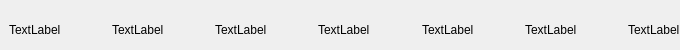
<?xml version="1.0" encoding="UTF-8"?>
<ui version="4.0">
 <class>ListEntry</class>
 <widget class="QWidget" name="ListEntry">
  <property name="geometry">
   <rect>
    <x>0</x>
    <y>0</y>
    <width>680</width>
    <height>50</height>
   </rect>
  </property>
  <property name="windowTitle">
   <string>Form</string>
  </property>
  <widget class="QWidget" name="horizontalLayoutWidget">
   <property name="geometry">
    <rect>
     <x>9</x>
     <y>-10</y>
     <width>671</width>
     <height>80</height>
    </rect>
   </property>
   <layout class="QHBoxLayout" name="horizontalLayout">
    <property name="spacing">
     <number>0</number>
    </property>
    <item>
     <widget class="QLabel" name="labelFileName">
      <property name="text">
       <string>TextLabel</string>
      </property>
     </widget>
    </item>
    <item>
     <spacer name="horizontalSpacer_2">
      <property name="orientation">
       <enum>Qt::Orientation::Horizontal</enum>
      </property>
      <property name="sizeHint" stdset="0">
       <size>
        <width>40</width>
        <height>20</height>
       </size>
      </property>
     </spacer>
    </item>
    <item>
     <widget class="QLabel" name="labelSupID">
      <property name="text">
       <string>TextLabel</string>
      </property>
     </widget>
    </item>
    <item>
     <spacer name="horizontalSpacer_5">
      <property name="orientation">
       <enum>Qt::Orientation::Horizontal</enum>
      </property>
      <property name="sizeHint" stdset="0">
       <size>
        <width>40</width>
        <height>20</height>
       </size>
      </property>
     </spacer>
    </item>
    <item>
     <widget class="QLabel" name="labelColor">
      <property name="text">
       <string>TextLabel</string>
      </property>
     </widget>
    </item>
    <item>
     <spacer name="horizontalSpacer_4">
      <property name="orientation">
       <enum>Qt::Orientation::Horizontal</enum>
      </property>
      <property name="sizeHint" stdset="0">
       <size>
        <width>40</width>
        <height>20</height>
       </size>
      </property>
     </spacer>
    </item>
    <item>
     <widget class="QLabel" name="labelCostUnit">
      <property name="text">
       <string>TextLabel</string>
      </property>
     </widget>
    </item>
    <item>
     <spacer name="horizontalSpacer_6">
      <property name="orientation">
       <enum>Qt::Orientation::Horizontal</enum>
      </property>
      <property name="sizeHint" stdset="0">
       <size>
        <width>40</width>
        <height>20</height>
       </size>
      </property>
     </spacer>
    </item>
    <item>
     <widget class="QLabel" name="labelMaterialCost">
      <property name="text">
       <string>TextLabel</string>
      </property>
     </widget>
    </item>
    <item>
     <spacer name="horizontalSpacer_3">
      <property name="orientation">
       <enum>Qt::Orientation::Horizontal</enum>
      </property>
      <property name="sizeHint" stdset="0">
       <size>
        <width>40</width>
        <height>20</height>
       </size>
      </property>
     </spacer>
    </item>
    <item>
     <widget class="QLabel" name="labelLaborCost">
      <property name="text">
       <string>TextLabel</string>
      </property>
     </widget>
    </item>
    <item>
     <spacer name="horizontalSpacer">
      <property name="orientation">
       <enum>Qt::Orientation::Horizontal</enum>
      </property>
      <property name="sizeHint" stdset="0">
       <size>
        <width>40</width>
        <height>20</height>
       </size>
      </property>
     </spacer>
    </item>
    <item>
     <widget class="QLabel" name="labelMinUnits">
      <property name="text">
       <string>TextLabel</string>
      </property>
     </widget>
    </item>
   </layout>
  </widget>
 </widget>
 <resources/>
 <connections/>
</ui>
